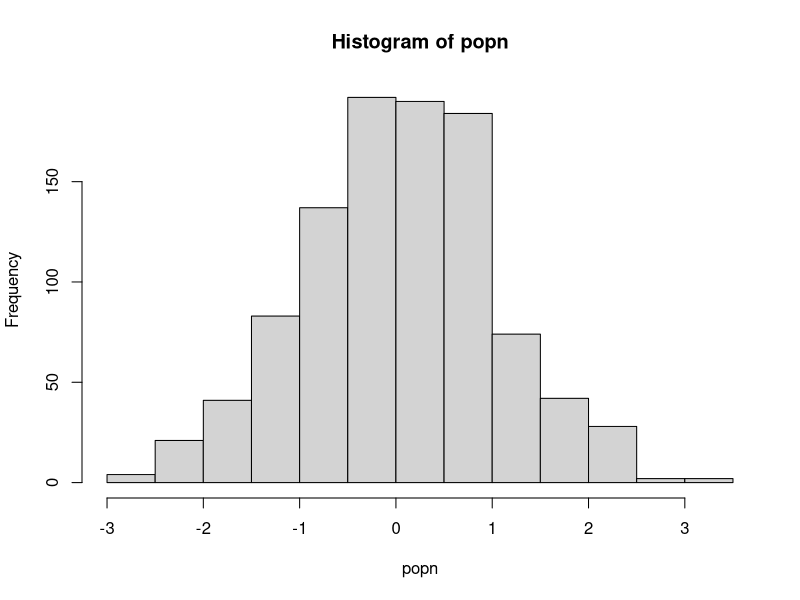

Write the R code that produced this figure.
# Language: R
# Script: sample.R
# Des: illusstrate the use of sample and lapply
# Usage: Rscript sample.R
# Date: Oct, 2021
# Author: Congjia Chen

######### Functions ##########

## A function to take a sample of size n from a population "popn" and return its mean
myexperiment <- function(popn,n){
    pop_sample <- sample(popn, n, replace = FALSE)
    return(mean(pop_sample))
}

## Calculate means using a for loop without preallocation:
loopy_sample1 <- function(popn, n, num){
    result1 <- vector() #Initialize empty vector of size 1 
    for(i in 1:num){
        result1 <- c(result1, myexperiment(popn, n))
    }
    return(result1)
}

## To run "num" iterations of the experiment using a for loop on a vector with preallocation:
loopy_sample2 <- function(popn, n, num){
    result2 <- vector(,num) #Preallocate expected size
    for(i in 1:num){
        result2[i] <- myexperiment(popn, n)
    }
    return(result2)
}

## To run "num" iterations of the experiment using a for loop on a list with preallocation:
loopy_sample3 <- function(popn, n, num){
    result3 <- vector("list", num) #Preallocate expected size
    for(i in 1:num){
        result3[[i]] <- myexperiment(popn, n)
    }
    return(result3)
}



## To run "num" iterations of the experiment using vectorization with lapply:
lapply_sample <- function(popn, n, num){
    result4 <- lapply(1:num, function(i) myexperiment(popn, n))
    return(result4)
}

## To run "num" iterations of the experiment using vectorization with lapply:
sapply_sample <- function(popn, n, num){
    result5 <- sapply(1:num, function(i) myexperiment(popn, n))  #why we need function(i) here
    return(result5)
}

set.seed(12345) # To get the same result every time, let’s set seed
popn <- rnorm(1000) # Generate the population
hist(popn)

n <- 20 # sample size for each experiment
num <- 1000 # Number of times to rerun the experiment

print("The loopy, non-preallocation approach takes:" )
print(system.time(loopy_sample1(popn, n, num)))

print("The loopy, but with preallocation approach takes:" )
print(system.time(loopy_sample2(popn, n, num)))

print("The loopy, non-preallocation approach on a list takes:" )
print(system.time(loopy_sample3(popn, n, num)))

print("The vectorized sapply approach takes:" )
print(system.time(sapply_sample(popn, n, num)))

print("The vectorized lapply approach takes:" )
print(system.time(lapply_sample(popn, n, num)))

#tapply
#data(iris)
#tapply(iris$Hight,iris$species,median)